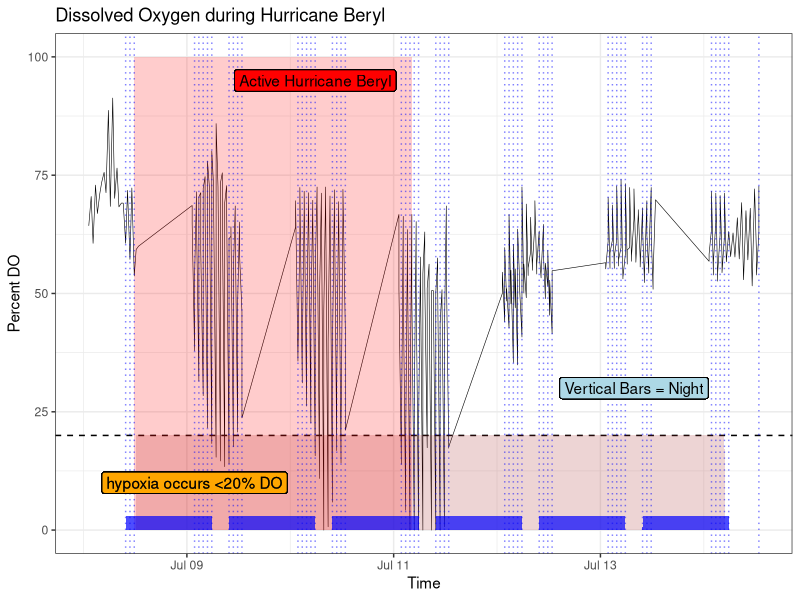

Generate this figure with R:
## ---- chunk 1
rm (list = ls())
library(tidyverse)
library(here)
library(ggfortify)
library(multcomp)
library(forecast) #for moving averages
library(gridExtra) #to arrange plots
library(zoo) # for moving averages
## ---- chunk 2
WC<- read.csv(here("data", "CAPDAP_WC_4Analysis.csv"))
## ---- chunk 3
WC$Site_Type <- as.factor(WC$Site_Type)
WC$Date<-ymd(WC$Date)
WC$Time<-hms(WC$Time)
WC$DateTime <- with(WC, Date + Time) 
## ---- chunk 4
WC_O2 <- WC$DO

WC_O2 <- ts(WC_O2, frequency = 24, 
                start = c(2024,7) #indicates that the data begin in Jan 2023
                )
## ---- chunk 5
WC_sma1 <- rollmean(WC_O2, 
                      #first argument is the time series object
                      k = 7, #k specifies the integer width of the rolling window and must be an odd number. Let's start with 29 days
                      fill = NA #fill pads the resulting series with NA values at the start and stop where the moving average cannot be computed
                      )
## ---- chunk 6
WC$sma1 <- as.numeric(WC_O2)
## ---- chunk 7
night1 <- data.frame(X=c(WC$DateTime[10],WC$DateTime[18]), Y = 3)
night2 <- data.frame(X=c(WC$DateTime[34],WC$DateTime[42]), Y = 3)
night3 <- data.frame(X=c(WC$DateTime[58],WC$DateTime[66]), Y = 3)
night4 <- data.frame(X=c(WC$DateTime[82],WC$DateTime[90]), Y = 3)
night5 <- data.frame(X=c(WC$DateTime[106],WC$DateTime[113]), Y = 3)
night6 <- data.frame(X=c(WC$DateTime[129],WC$DateTime[137]), Y = 3)
hurricane <- data.frame(X=c(WC$DateTime[12],WC$DateTime[225]), Y = 100)
hypoxia <-   data.frame(X=c(WC$DateTime[149],WC$DateTime[148]), Y=20)



o_sma1 <-ggplot(WC, aes(x =DateTime))+
  geom_line(aes(y = sma1), color = "black", size = 0.2) + #moving average
  # geom_vline(xintercept=WC$DateTime[37],linetype=4)+ #indicates start of hurricane
  # geom_vline(xintercept=WC$DateTime[225],linetype=4)+ #indicates end of hurricane
  geom_hline(yintercept=20,linetype=2)+ #indicates hypoxia
  geom_area(aes(x=X,y=Y),data=hypoxia,alpha=0.2,fill="brown")+
  geom_area(aes(x=X,y=Y),data=hurricane,alpha=0.2,fill="red")+
  geom_vline(xintercept=WC$DateTime[10:18],linetype=3, alpha=0.5, colour = "blue")+
  geom_vline(xintercept=WC$DateTime[34:42],linetype=3, alpha=0.5, colour = "blue")+
  geom_vline(xintercept=WC$DateTime[58:66],linetype=3, alpha=0.5, colour = "blue")+
  geom_vline(xintercept=WC$DateTime[82:90],linetype=3, alpha=0.5, colour = "blue")+
  geom_vline(xintercept=WC$DateTime[106:113],linetype=3, alpha=0.5, colour = "blue")+
  geom_vline(xintercept=WC$DateTime[129:137],linetype=3, alpha=0.5, colour = "blue")+


  geom_area(aes(x=X,y=Y),data=night1,alpha=0.7,fill="blue")+
  geom_area(aes(x=X,y=Y),data=night2,alpha=0.7,fill="blue")+
  geom_area(aes(x=X,y=Y),data=night3,alpha=0.7,fill="blue")+
  geom_area(aes(x=X,y=Y),data=night4,alpha=0.7,fill="blue")+
  geom_area(aes(x=X,y=Y),data=night5,alpha=0.7,fill="blue")+
  geom_area(aes(x=X,y=Y),data=night6,alpha=0.7,fill="blue")+
  labs(title = "Dissolved Oxygen during Hurricane Beryl", x = "Time", y = "Percent DO")+
  theme_bw()+
  geom_label(aes(x = WC$DateTime[115], y = 30, label = "Vertical Bars = Night"), fill = "lightblue")+
  geom_label(aes(x = WC$DateTime[42], y = 95, label = "Active Hurricane Beryl"), fill = "red")+
  geom_label(aes(x = WC$DateTime[26], y = 10, label = "hypoxia occurs <20% DO"), fill = "orange", alpha=0.5)

o_sma1
